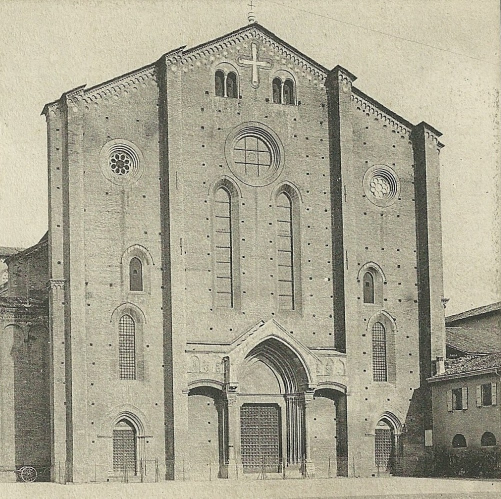
#> input picture xxx/old.png, 1002 x 997 px (shown at 1/2 size)
$ python dlt.py
#> lines starting #> are read from the running program, lines starting #| are printed output that depends on the picture
import matplotlib.pyplot as plt
import numpy as np
from scipy import linalg

import cv2
import plotData as pld
from common import project


# [68 lines left out: functions buildDLTEquation, decomposeP, dlt, not called in this run]


def main():
    im3 = cv2.cvtColor(cv2.imread("old.png"), cv2.COLOR_BGR2RGB)
    old = cv2.resize(im3, dsize=[640, 480])
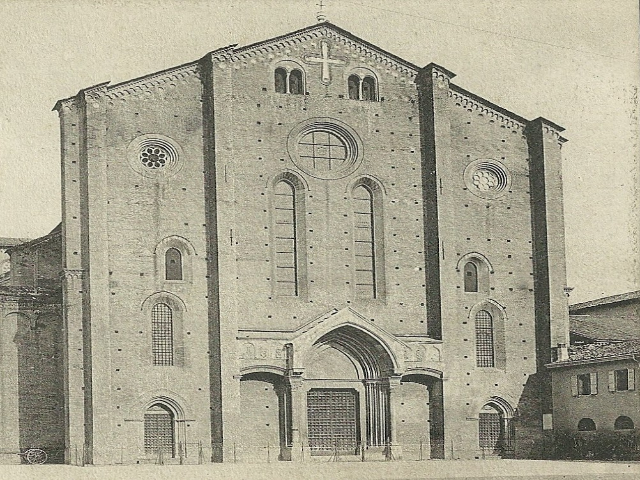
#> old: shape (480, 640, 3); mean R, G, B 169.3, 165.4, 146.3

#> (the run stopped early here; a loop or call above may not have finished)

$ run again, with xxx/new1.png copied over xxx/old.png
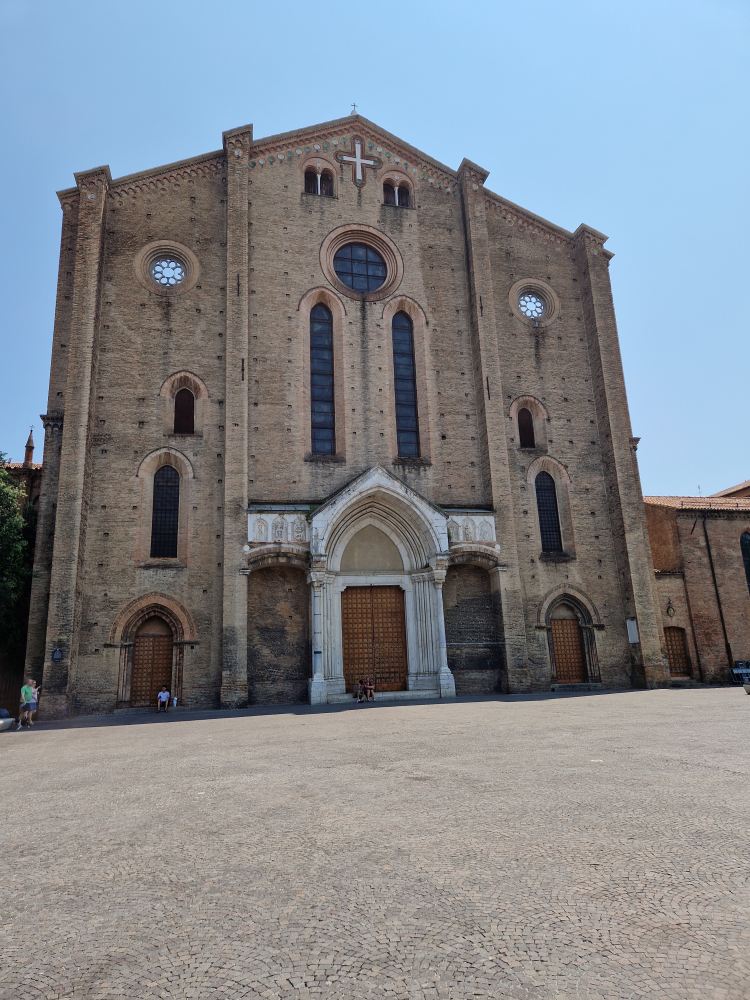
#> input picture xxx/new1.png, 3000 x 4000 px (shown at 1/4 size)
#> in main, `old = cv2.resize(im3, dsize=[640, 480])`:
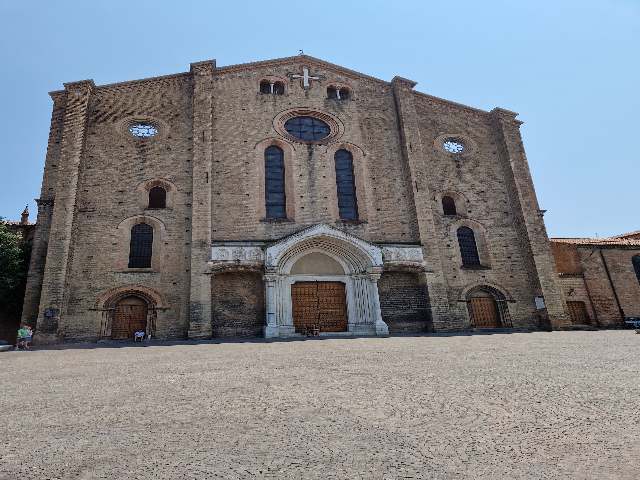
#> old: shape (480, 640, 3); mean R, G, B 129.8, 134.3, 140.3

$ run again, with xxx/new2.png copied over xxx/old.png
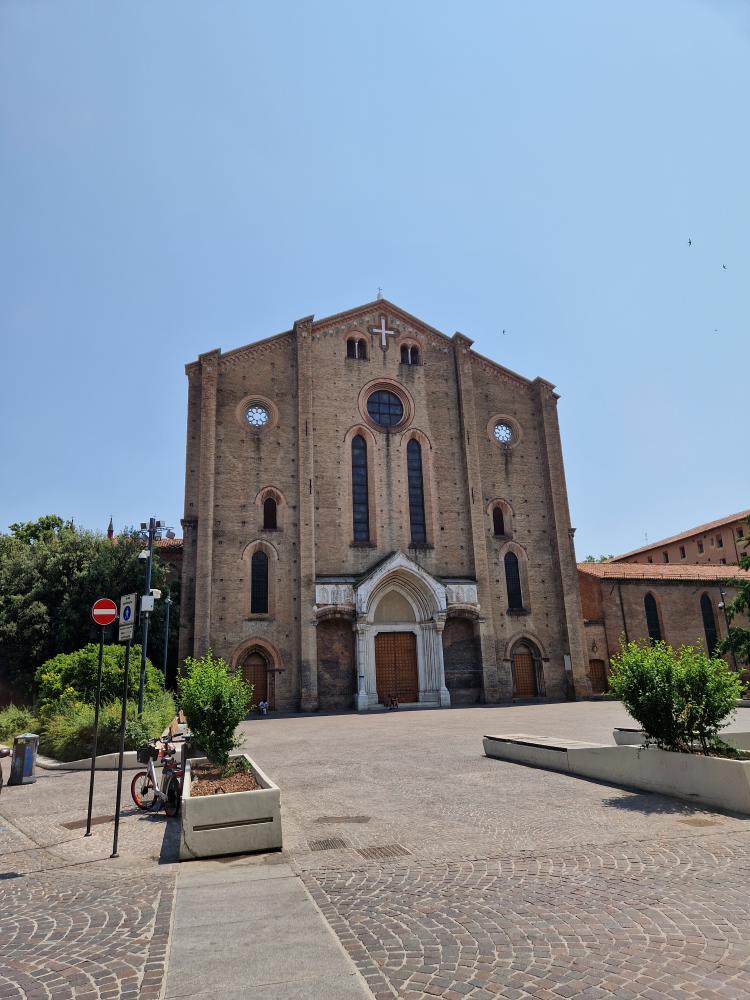
#> input picture xxx/new2.png, 3000 x 4000 px (shown at 1/4 size)
#> in main, `old = cv2.resize(im3, dsize=[640, 480])`:
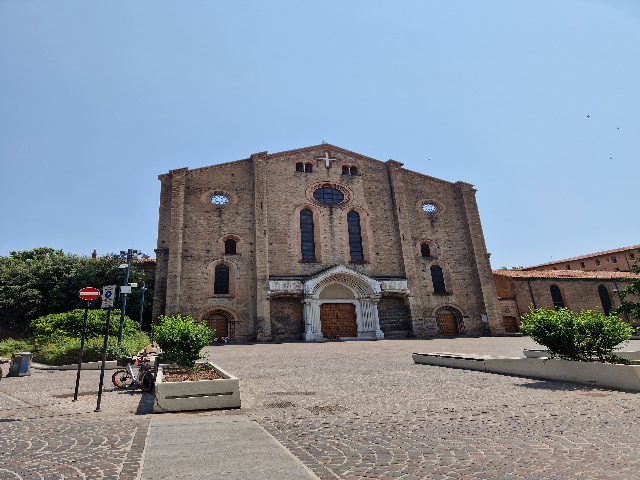
#> old: shape (480, 640, 3); mean R, G, B 132.6, 143.2, 154.7
